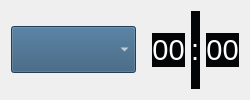
        <widget class="QWidget" name="horizontalWidget" native="true">
         <property name="styleSheet">
          <string notr="true"/>
         </property>
         <layout class="QHBoxLayout" name="horizontalLayout_5">
          <property name="rightMargin">
           <number>1</number>
          </property>
          <item>
           <widget class="QComboBox" name="day_dropdown">
            <property name="minimumSize">
             <size>
              <width>100</width>
              <height>0</height>
             </size>
            </property>
            <property name="palette">
             <palette>
              <active>
               <colorrole role="WindowText">
                <brush brushstyle="SolidPattern">
                 <color alpha="255">
                  <red>255</red>
                  <green>255</green>
                  <blue>255</blue>
                 </color>
                </brush>
               </colorrole>
               <colorrole role="Button">
                <brush brushstyle="SolidPattern">
                 <color alpha="255">
                  <red>49</red>
                  <green>87</green>
                  <blue>120</blue>
                 </color>
                </brush>
               </colorrole>
               <colorrole role="Text">
                <brush brushstyle="SolidPattern">
                 <color alpha="255">
                  <red>255</red>
                  <green>255</green>
                  <blue>255</blue>
                 </color>
                </brush>
               </colorrole>
               <colorrole role="ButtonText">
                <brush brushstyle="SolidPattern">
                 <color alpha="255">
                  <red>255</red>
                  <green>255</green>
                  <blue>255</blue>
                 </color>
                </brush>
               </colorrole>
               <colorrole role="Base">
                <brush brushstyle="SolidPattern">
                 <color alpha="255">
                  <red>49</red>
                  <green>87</green>
                  <blue>120</blue>
                 </color>
                </brush>
               </colorrole>
               <colorrole role="Window">
                <brush brushstyle="SolidPattern">
                 <color alpha="255">
                  <red>49</red>
                  <green>87</green>
                  <blue>120</blue>
                 </color>
                </brush>
               </colorrole>
               <colorrole role="Highlight">
                <brush brushstyle="SolidPattern">
                 <color alpha="255">
                  <red>27</red>
                  <green>126</green>
                  <blue>242</blue>
                 </color>
                </brush>
               </colorrole>
               <colorrole role="ToolTipText">
                <brush brushstyle="SolidPattern">
                 <color alpha="255">
                  <red>255</red>
                  <green>255</green>
                  <blue>255</blue>
                 </color>
                </brush>
               </colorrole>
               <colorrole role="PlaceholderText">
                <brush brushstyle="SolidPattern">
                 <color alpha="255">
                  <red>255</red>
                  <green>255</green>
                  <blue>255</blue>
                 </color>
                </brush>
               </colorrole>
              </active>
              <inactive>
               <colorrole role="WindowText">
                <brush brushstyle="SolidPattern">
                 <color alpha="255">
                  <red>255</red>
                  <green>255</green>
                  <blue>255</blue>
                 </color>
                </brush>
               </colorrole>
               <colorrole role="Button">
                <brush brushstyle="SolidPattern">
                 <color alpha="255">
                  <red>49</red>
                  <green>87</green>
                  <blue>120</blue>
                 </color>
                </brush>
               </colorrole>
               <colorrole role="Text">
                <brush brushstyle="SolidPattern">
                 <color alpha="255">
                  <red>255</red>
                  <green>255</green>
                  <blue>255</blue>
                 </color>
                </brush>
               </colorrole>
               <colorrole role="ButtonText">
                <brush brushstyle="SolidPattern">
                 <color alpha="255">
                  <red>255</red>
                  <green>255</green>
                  <blue>255</blue>
                 </color>
                </brush>
               </colorrole>
               <colorrole role="Base">
                <brush brushstyle="SolidPattern">
                 <color alpha="255">
                  <red>49</red>
                  <green>87</green>
                  <blue>120</blue>
                 </color>
                </brush>
               </colorrole>
               <colorrole role="Window">
                <brush brushstyle="SolidPattern">
                 <color alpha="255">
                  <red>49</red>
                  <green>87</green>
                  <blue>120</blue>
                 </color>
                </brush>
               </colorrole>
               <colorrole role="Highlight">
                <brush brushstyle="SolidPattern">
                 <color alpha="255">
                  <red>48</red>
                  <green>140</green>
                  <blue>198</blue>
                 </color>
                </brush>
               </colorrole>
               <colorrole role="ToolTipText">
                <brush brushstyle="SolidPattern">
                 <color alpha="255">
                  <red>0</red>
                  <green>0</green>
                  <blue>0</blue>
                 </color>
                </brush>
               </colorrole>
               <colorrole role="PlaceholderText">
                <brush brushstyle="SolidPattern">
                 <color alpha="255">
                  <red>255</red>
                  <green>255</green>
                  <blue>255</blue>
                 </color>
                </brush>
               </colorrole>
              </inactive>
              <disabled>
               <colorrole role="WindowText">
                <brush brushstyle="SolidPattern">
                 <color alpha="255">
                  <red>255</red>
                  <green>255</green>
                  <blue>255</blue>
                 </color>
                </brush>
               </colorrole>
               <colorrole role="Button">
                <brush brushstyle="SolidPattern">
                 <color alpha="255">
                  <red>49</red>
                  <green>87</green>
                  <blue>120</blue>
                 </color>
                </brush>
               </colorrole>
               <colorrole role="Text">
                <brush brushstyle="SolidPattern">
                 <color alpha="255">
                  <red>255</red>
                  <green>255</green>
                  <blue>255</blue>
                 </color>
                </brush>
               </colorrole>
               <colorrole role="ButtonText">
                <brush brushstyle="SolidPattern">
                 <color alpha="255">
                  <red>255</red>
                  <green>255</green>
                  <blue>255</blue>
                 </color>
                </brush>
               </colorrole>
               <colorrole role="Base">
                <brush brushstyle="SolidPattern">
                 <color alpha="255">
                  <red>49</red>
                  <green>87</green>
                  <blue>120</blue>
                 </color>
                </brush>
               </colorrole>
               <colorrole role="Window">
                <brush brushstyle="SolidPattern">
                 <color alpha="255">
                  <red>49</red>
                  <green>87</green>
                  <blue>120</blue>
                 </color>
                </brush>
               </colorrole>
               <colorrole role="Highlight">
                <brush brushstyle="SolidPattern">
                 <color alpha="255">
                  <red>145</red>
                  <green>145</green>
                  <blue>145</blue>
                 </color>
                </brush>
               </colorrole>
               <colorrole role="ToolTipText">
                <brush brushstyle="SolidPattern">
                 <color alpha="255">
                  <red>0</red>
                  <green>0</green>
                  <blue>0</blue>
                 </color>
                </brush>
               </colorrole>
               <colorrole role="PlaceholderText">
                <brush brushstyle="SolidPattern">
                 <color alpha="255">
                  <red>255</red>
                  <green>255</green>
                  <blue>255</blue>
                 </color>
                </brush>
               </colorrole>
              </disabled>
             </palette>
            </property>
            <property name="font">
             <font>
              <family>Arial [Mono]</family>
              <pointsize>22</pointsize>
             </font>
            </property>
            <property name="styleSheet">
             <string notr="true">QComboBox{
color: rgb(255, 255, 255);
 background-color: rgb(49, 87, 120);
 border-color: rgb(49, 87, 120);
padding:4px 0px 4px 0px;
}
QComboBox QAbstractItemView {
padding:4px 0px 4px 0px;
color: rgb(255, 255, 255);
background-color: rgb(7, 22, 40);   /* 整個下拉窗體的背景色 */
selection-background-color: rgb(49, 87, 120);   /* 整個下拉窗體被選中項的背景色 */
}</string>
            </property>
            <property name="editable">
             <bool>false</bool>
            </property>
            <property name="duplicatesEnabled">
             <bool>false</bool>
            </property>
            <property name="frame">
             <bool>true</bool>
            </property>
           </widget>
          </item>
          <item>
           <layout class="QVBoxLayout" name="verticalLayout_4">
            <property name="leftMargin">
             <number>10</number>
            </property>
            <property name="topMargin">
             <number>0</number>
            </property>
            <property name="bottomMargin">
             <number>0</number>
            </property>
            <item>
             <widget class="ClickableLabel" name="hour_up">
              <property name="maximumSize">
               <size>
                <width>50</width>
                <height>25</height>
               </size>
              </property>
              <property name="text">
               <string/>
              </property>
              <property name="pixmap">
               <pixmap resource="resource.qrc">:/icons/big_up_arrow.png</pixmap>
              </property>
              <property name="scaledContents">
               <bool>true</bool>
              </property>
             </widget>
            </item>
            <item>
             <widget class="QLabel" name="hour_label">
              <property name="font">
               <font>
                <family>Liberation Sans</family>
                <pointsize>22</pointsize>
               </font>
              </property>
              <property name="styleSheet">
               <string notr="true">background:rgb(4, 5, 7);
color:rgb(255, 255, 255);</string>
              </property>
              <property name="text">
               <string>00</string>
              </property>
              <property name="alignment">
               <set>Qt::AlignCenter</set>
              </property>
             </widget>
            </item>
            <item>
             <widget class="ClickableLabel" name="hour_down">
              <property name="maximumSize">
               <size>
                <width>50</width>
                <height>25</height>
               </size>
              </property>
              <property name="text">
               <string/>
              </property>
              <property name="pixmap">
               <pixmap resource="resource.qrc">:/icons/big_down_arrow.png</pixmap>
              </property>
              <property name="scaledContents">
               <bool>true</bool>
              </property>
             </widget>
            </item>
           </layout>
          </item>
          <item>
           <widget class="QLabel" name="label_2">
            <property name="font">
             <font>
              <family>Liberation Sans</family>
              <pointsize>22</pointsize>
             </font>
            </property>
            <property name="styleSheet">
             <string notr="true">background:rgb(4, 5, 7);
color:rgb(255, 255, 255);</string>
            </property>
            <property name="text">
             <string>:</string>
            </property>
           </widget>
          </item>
          <item>
           <layout class="QVBoxLayout" name="verticalLayout_5">
            <property name="leftMargin">
             <number>0</number>
            </property>
            <property name="topMargin">
             <number>0</number>
            </property>
            <property name="rightMargin">
             <number>10</number>
            </property>
            <property name="bottomMargin">
             <number>0</number>
            </property>
            <item>
             <widget class="ClickableLabel" name="min_up">
              <property name="maximumSize">
               <size>
                <width>50</width>
                <height>25</height>
               </size>
              </property>
              <property name="text">
               <string/>
              </property>
              <property name="pixmap">
               <pixmap resource="resource.qrc">:/icons/big_up_arrow.png</pixmap>
              </property>
              <property name="scaledContents">
               <bool>true</bool>
              </property>
             </widget>
            </item>
            <item>
             <widget class="QLabel" name="min_label">
              <property name="font">
               <font>
                <family>Liberation Sans</family>
                <pointsize>22</pointsize>
               </font>
              </property>
              <property name="styleSheet">
               <string notr="true">background:rgb(4, 5, 7);
color:rgb(255, 255, 255);</string>
              </property>
              <property name="text">
               <string>00</string>
              </property>
              <property name="alignment">
               <set>Qt::AlignCenter</set>
              </property>
             </widget>
            </item>
            <item>
             <widget class="ClickableLabel" name="min_down">
              <property name="maximumSize">
               <size>
                <width>50</width>
                <height>25</height>
               </size>
              </property>
              <property name="text">
               <string/>
              </property>
              <property name="pixmap">
               <pixmap resource="resource.qrc">:/icons/big_down_arrow.png</pixmap>
              </property>
              <property name="scaledContents">
               <bool>true</bool>
              </property>
             </widget>
            </item>
           </layout>
          </item>
         </layout>
        </widget>
